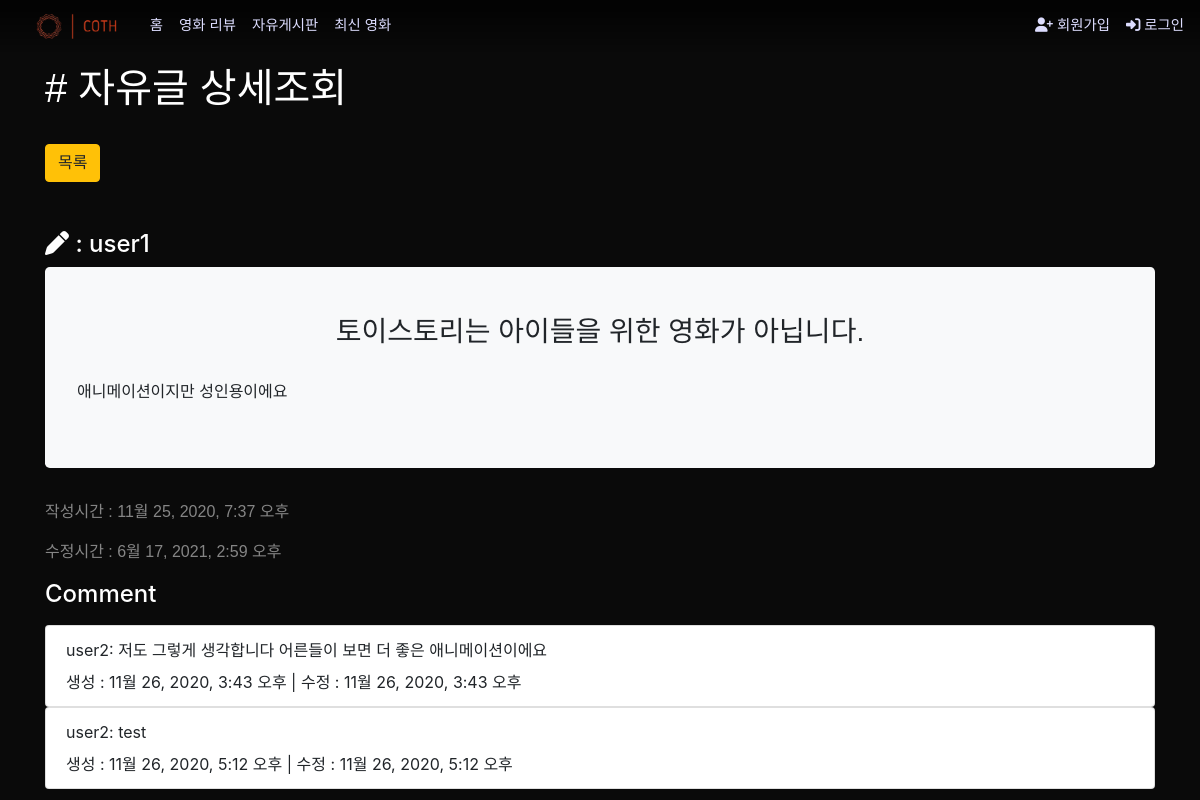
The app's page /articles/talk/2/ with its own data.
### articles/models.py (models this page shows, shortened)
class TalkArticle(models.Model):
    user = models.ForeignKey(settings.AUTH_USER_MODEL, on_delete=models.CASCADE)
    title = models.CharField(max_length=50)
    content = models.TextField()
    created_at = models.DateTimeField(auto_now_add=True)
    updated_at = models.DateTimeField(auto_now=True)
    image = models.ImageField(blank=True, upload_to='%Y/%m/%d')
    hits = models.PositiveIntegerField(default=0)

class TalkComment(models.Model):
    user = models.ForeignKey(settings.AUTH_USER_MODEL, on_delete=models.CASCADE)
    talk_article = models.ForeignKey(TalkArticle, on_delete=models.CASCADE)
    content = models.CharField(max_length=100)
    created_at = models.DateTimeField(auto_now_add=True)
    updated_at = models.DateTimeField(auto_now=True)

### accounts/models.py (models this page shows)
class User(AbstractUser):
    followers = models.ManyToManyField('self', symmetrical=False, related_name='followings')
    image = ProcessedImageField(verbose_name="프로필 이미지",
                                blank=True,
                                processors=[Thumbnail(150, 150)],
                                format='png',
                                options={'quality': 100},
                                upload_to='%Y/%m/%d')
    selfpr = models.CharField(verbose_name="자기소개", max_length=100, blank=True, null=True)
    nickname = models.CharField(max_length=20)
    dibs_movies = models.ManyToManyField(Movie, related_name='dibs_users', blank=True)
    class Prefer(models.IntegerChoices):
        액션 = 28
        모험 = 12
        애니메이션 = 16
        코미디 = 35
        범죄 = 80
        다큐멘터리 = 99
        드라마 = 18
        가족 = 10751
        판타지 = 14
        역사 = 36
        공포 = 27
        음악 = 10402
        미스터리 = 9648
        로맨스 = 10749
        SF = 878
        TV영화 = 10770
        스릴러 = 53
        전쟁 = 10752
        서부 = 37
    genre_prefer1 = models.IntegerField(verbose_name="선호장르1 *", choices=Prefer.choices, null=True)
    genre_prefer2 = models.IntegerField(verbose_name="선호장르2 *", choices=Prefer.choices, null=True)
    genre_prefer3 = models.IntegerField(verbose_name="선호장르3 *", choices=Prefer.choices, null=True)

### articles/views.py (the view)
# urls.py: path('talk/<int:talk_pk>/', views.talk_detail, name='talk_detail'),
@require_GET
def talk_detail(request, talk_pk):
    talk = get_object_or_404(TalkArticle, pk=talk_pk)
    talk.hits += 1
    talk.save()
    talk_comment_form = TalkCommentForm()
    talk_comments = talk.talkcomment_set.all()
    context = {
        'talk': talk,
        'talk_comment_form': talk_comment_form,
        'talk_comments': talk_comments,
    }
    return render(request, 'articles/talk_detail.html', context)

### articles/templates/articles/talk_detail.html (shortened to what this page needs)
{% extends 'base.html' %}
{% load bootstrap4 %}
{% block content %}
  <div class="my-5 text-white ns">
    <h1># 자유글 상세조회</h1>
    <br>
    <a class="btn btn-warning" href="{% url 'articles:talk_index' %}">목록</a>
  </div>
  <h4 class="text-white"><i class="fas fa-pen"></i> : <a class="text-white" href="{% url 'accounts:profile' talk.user.pk %}">{{ talk.user.username }}</a></h4>
  <div id="jumbo" class="jumbotron py-5 d-flex flex-column align-items-center bg-light text-body ns">
    <h3 class="display-5 mb-3">{{ talk.title }}</h3>
    <div id="content" class="w-100">
      <p class="lead">{{ talk.content | safe }}</p>
    </div>
  </div>
  <p class="text-white-50 ns">작성시간 : {{ talk.created_at }}</p>
  <p class="text-white-50 ns">수정시간 : {{ talk.updated_at }}</p>
  <div>
    <h4 class="mb-3 text-white">Comment</h4>
    <div class="mb-5">
      {% for talk_comment in talk_comments %}
        <ul class="list-group pl-0">
          <div class="list-group-item d-flex justify-content-between">
            <div>
              <li class="mb-2">{{talk_comment.user}}: {{ talk_comment.content }}</li>
              <li class="">생성 : {{ talk_comment.created_at }} | 수정 : {{ talk_comment.created_at }}</li>
            </div>
          </div>
        </ul>
      {% endfor %}
    </div>
  </div>
{% endblock %}

### mainstatic/src/stylesheets/init.css (style rules this page uses)
html, body { margin: 0; padding: 0; width: 100%; height: 100%; background-color: rgb(10,10,10); font-size: 16px; }
html { box-sizing: border-box; font-family: sans-serif; }
*, *:after, *:before { box-sizing: inherit; }
li, ul { margin: 0; padding: 0; border: 0; font-size: 100%; font: inherit; vertical-align: baseline; }
ul { list-style: none; }

### moviesite/templates/base.html (style rules this page uses)
.ns { font-family: 'Noto Sans KR', sans-serif; }

### records on screen
TalkArticle: user.username "user1", title "토이스토리는 아이들을 위한 영화가 아닙니다.", content "애니메이션이지만 성인용이에요", created_at "11월 25, 2020, 7:37 오후", updated_at "6월 17, 2021, 2:59 오후"
TalkComment: user "user2", content "저도 그렇게 생각합니다 어른들이 보면 더 좋은 애니메이션이에요", created_at "11월 26, 2020, 3:43 오후"
TalkComment: user "user2", content "test", created_at "11월 26, 2020, 5:12 오후"
